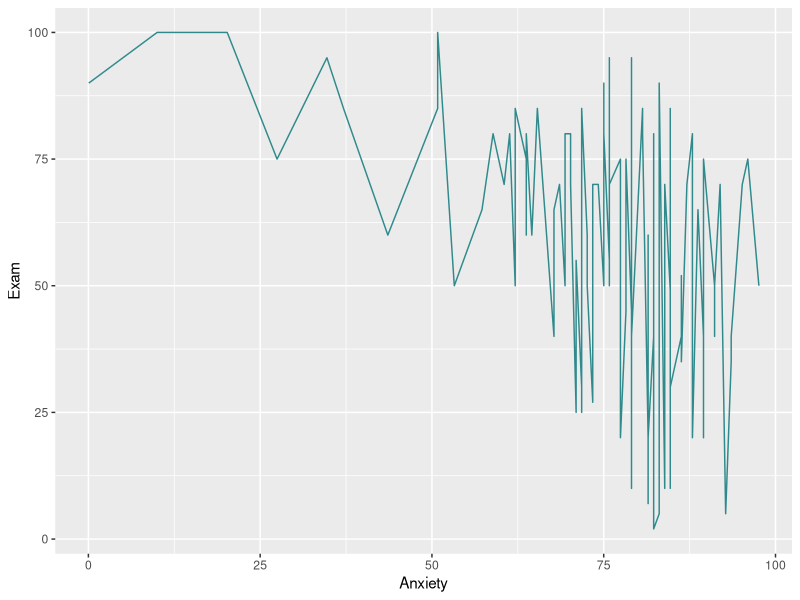
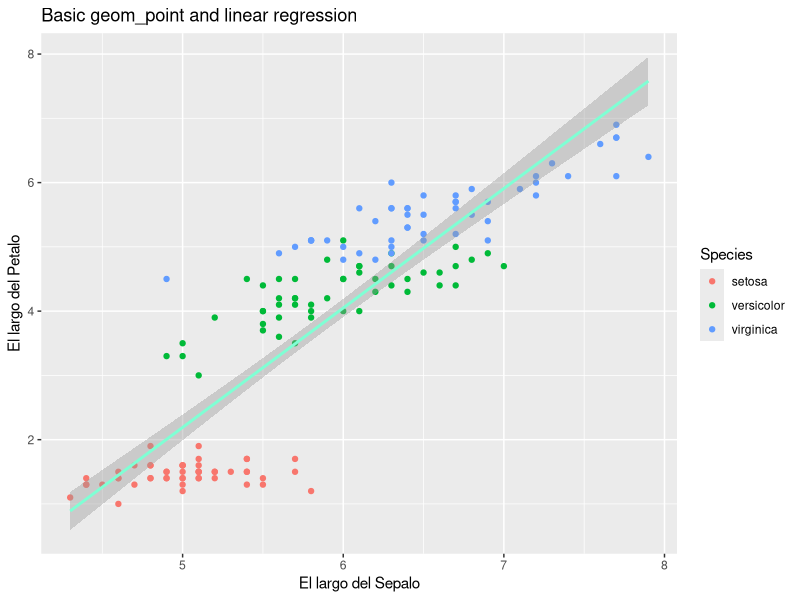
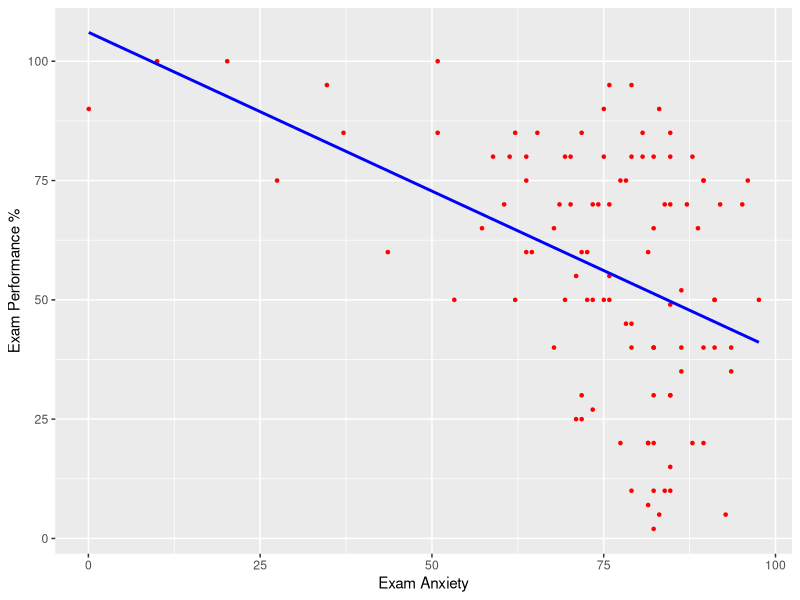
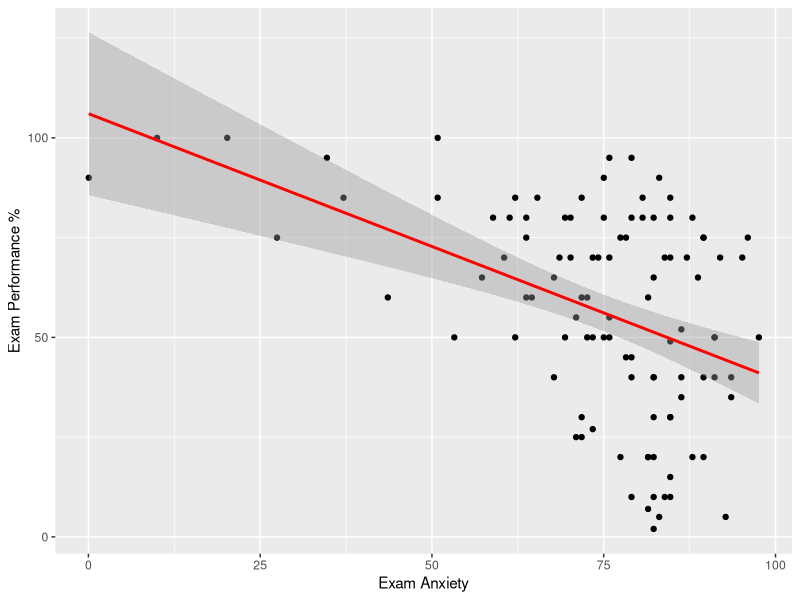
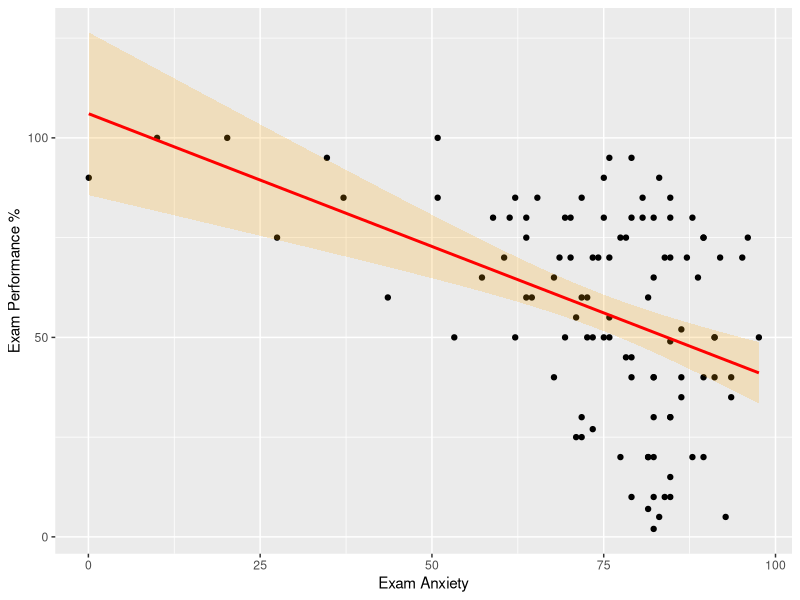
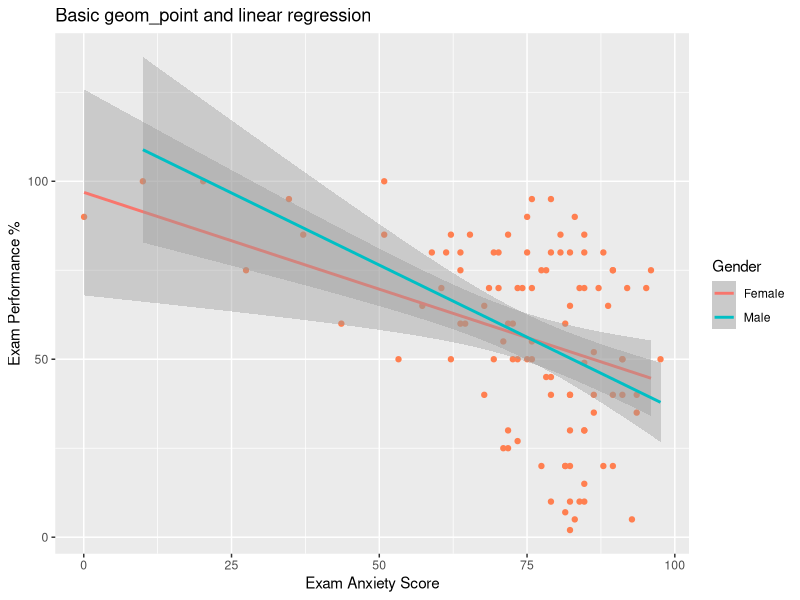
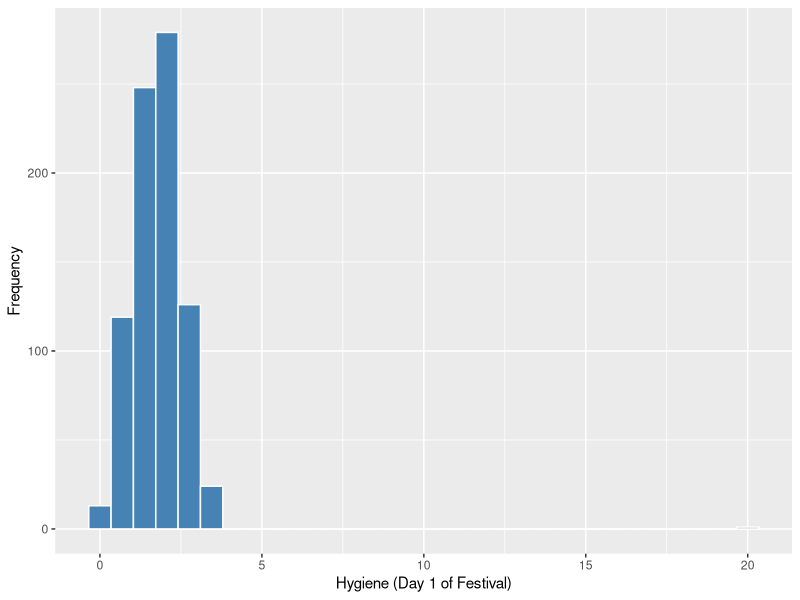
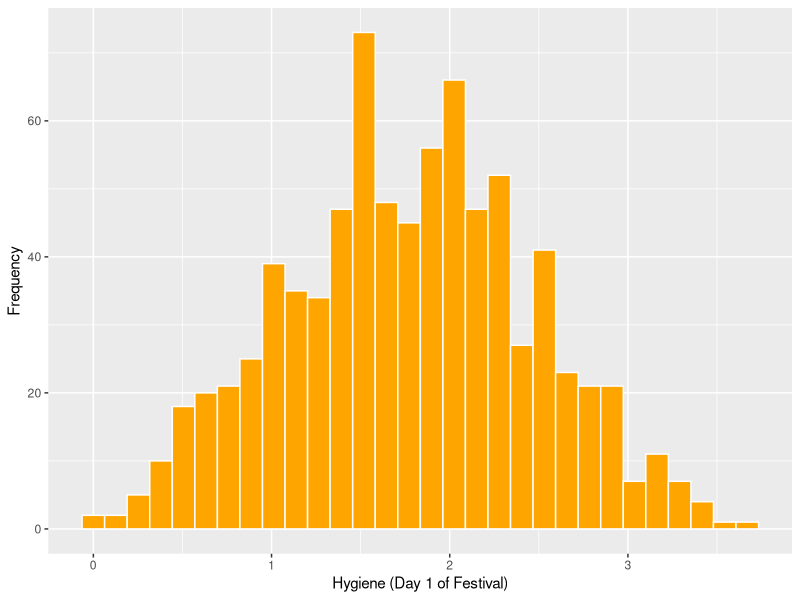

Generate these figures, in order, with R:
## ---- chunk 1
knitr::opts_chunk$set(echo = TRUE)
## ---- chunk 2
library(ggplot2)
library(Hmisc)
## ---- chunk 3
library(readr)
Exam_Anxiety <- read_csv("Data_files_csv/Exam Anxiety.csv")
## ---- chunk 4
head(Exam_Anxiety, n=1)
tail(Exam_Anxiety, n=2)
## ---- chunk 5

library(readr)
Anxiety <- Exam_Anxiety


examData = Anxiety
Exam_Anxiety = Anxiety
## ---- chunk 6

head(Exam_Anxiety)  #cuando no pone n=, se ve los primepors 6
tail(Exam_Anxiety, n=3)
## ---- chunk 7
x=c(1,2,3,4,5,6,7,8,9,10, 1100)
d=c(2:100)
mean(x)
mean(d)
d
## ---- chunk 8
range(d)
median(x)
## ---- chunk 9
quantile(x)




quantile(x, probs = c(0.015, 0.25, 0.50,.75, .975)) #Selecionar los quantiles.  
## ---- chunk 10
mean(Exam_Anxiety$Revise)
range(Exam_Anxiety$Revise)
## ---- chunk 11
y=rnorm(1001)
y

quantile(y)
probs = c(0.01, 0.10, 0.50,.90)
## ---- chunk 12
library(ggplot2)
#names(Exam_Anxiety) # para seber el nombre de las columnas

ggplot(Exam_Anxiety, aes(y=Exam, x=Anxiety))+ 
  geom_line(colour="#308A8C")

## ---- chunk 13
tail(iris)


ggplot(iris, aes(Sepal.Length, Petal.Length)) +
      geom_point(aes(col = Species)) +
  geom_smooth(method="lm", colour="aquamarine") +  # lm is for linear model 
  labs(x = "El largo del Sepalo", y = "El largo del Petalo")+
  ggtitle("Basic geom_point and linear regression")


# How to add a title, "ggtitle"

# How to save a Graph

ggsave("Iris_size.png") # .jpeg/.jpg/.tiff



## ---- chunk 14

#Simple scatter with regression line
scatter <- ggplot(examData, aes(Anxiety, Exam))
scatter + geom_point(shape=20, colour="red") + 
          geom_smooth(method = "lm", colour = "blue", se = F) +  # se = F, remueve el intervalo de confianza
  labs(x = "Exam Anxiety", y = "Exam Performance %")

## ---- chunk 15
scatter <- ggplot(examData, aes(Anxiety, Exam))
scatter + geom_point() + 
          geom_smooth(method = "lm", colour = "Red")+ 
  labs(x = "Exam Anxiety", y = "Exam Performance %") 
## ---- chunk 16
scatter <- ggplot(examData, aes(Anxiety, Exam))
scatter + geom_point() + 
  geom_smooth(method = "lm", colour = "Red", alpha = 0.2, fill = "orange") + 
  labs(x = "Exam Anxiety", y = "Exam Performance %") 
## ---- chunk 17
names(Exam_Anxiety)
ggplot(Exam_Anxiety, aes(y=Exam, x=Anxiety, colour=Gender))+ 
  geom_point(colour="coral")+
  geom_smooth(method="lm") +  # lm is for linear model 
  labs(x = "Exam Anxiety Score", y = "Exam Performance %")+
  ggtitle("Basic geom_point and linear regression")

## ---- chunk 18
library(readr)
DownloadFestival <- read_csv("Data_files_csv/DownloadFestival.csv")

FD=DownloadFestival
head(FD)  # ver las 6 primeras filas
length(FD$ticknumb)  # cuantas filas
## ---- chunk 19
head(FD, n=2)
tail(FD)

## ---- chunk 20
head(FD)
 ggplot(FD, aes(day1))+ 
  geom_histogram(colour="white", fill="steelblue") + 
  labs(x = "Hygiene (Day 1 of Festival)", y = "Frequency")

  summary(DownloadFestival)
#binwidth = 0.6, fill="orange", colour="white"
## ---- chunk 21
Festivalday1=subset(DownloadFestival, day1<5)
summary(Festivalday1)
## ---- chunk 22
festivalHistogram <- ggplot(Festivalday1, aes(day1))
festivalHistogram + 
  geom_histogram(fill="orange", colour="white") + 
  labs(x = "Hygiene (Day 1 of Festival)", y = "Frequency")

## ---- chunk 23

festivalBoxplot <- ggplot(Festivalday1, aes(x=1,y=day1))
festivalBoxplot + geom_boxplot() + labs(x = "Gender", y = "Hygiene (Day 1 of Festival)")


## ---- chunk 24
names(Festivalday1)
festivalBoxplot <- ggplot(Festivalday1, aes(x=gender,y=day2, colour=gender))
festivalBoxplot + 
  geom_point()+
  geom_boxplot(fill="yellow", alpha=0.1) + 
  labs(x = "Gender", y = "Hygiene (Day 2 of Festival)")


## ---- chunk 25
#--------OUTLIERS----------


outlierSummary<-function(variable, digits = 2){
  
  zvariable<-(variable-mean(variable, na.rm = TRUE))/sd(variable, na.rm = TRUE)
  
  outlier95<-abs(zvariable) >= 1.96  # error de 95%
  outlier99<-abs(zvariable) >= 2.58   # error de 99%
  outlier999<-abs(zvariable) >= 3.29  # error de 99.9%
  
  ncases<-length(na.omit(zvariable))
  
  percent95<-round(100*length(subset(outlier95, outlier95 == TRUE))/ncases, digits)
  percent99<-round(100*length(subset(outlier99, outlier99 == TRUE))/ncases, digits)
  percent999<-round(100*length(subset(outlier999, outlier999 == TRUE))/ncases, digits)
  
  cat("Absolute z-score greater than 1.96 = ", percent95, "%", "\n")
  cat("Absolute z-score greater than 2.58 = ",  percent99, "%", "\n")
  cat("Absolute z-score greater than 3.29 = ",  percent999, "%", "\n")
}

outlierSummary(FD$day3)
## ---- chunk 26

library(ggplot2)
ggplot(FD, aes(gender, day1))+ geom_boxplot()

## ---- chunk 27

Festivalday1
ggplot(Festivalday1, aes(gender, day1))+ geom_boxplot()

## ---- chunk 28

library(Hmisc) # you need this package to add the confidence interval

library(readr)
Hiccups <- read_csv("Data_files_csv/Hiccups.csv")
## ---- chunk 29
#hiccupsData=Hiccups

hiccups<-stack(Hiccups) # to reorganize the data in two columns 
head(hiccups)
tail(hiccups)
names(hiccups)=c("Num_Hiccups","Intervention") # change the names of columns
#hiccups$Intervention_Factor <- factor(hiccups$Intervention, levels = hiccups$Intervention)
head(hiccups)
## ---- chunk 30
ggplot(hiccups, aes(y=Num_Hiccups,x=Intervention))+ 
  stat_summary(fun.y = "mean", geom = "point") + 
  stat_summary(fun.y = "mean", geom = "line", aes(group = 1),colour = "Red", linetype = "dashed") +      
  stat_summary(fun.data = mean_cl_boot, geom = "errorbar", width = 0.2, colour="blue") + 
  labs(x = "Intervention", y = "Mean Number of Hiccups")
## ---- chunk 31
ggplot(hiccups, aes(y=Num_Hiccups,x=Intervention))+ 
  stat_summary(fun.y = mean, geom = "point") + 
  stat_summary(fun.y = mean, geom = "line", aes(group = 1),colour = "Red", linetype = "dashed") +      
  stat_summary(fun.data = mean_cl_boot, geom = "errorbar", width = 0.2, colour="blue") + 
  labs(x = "Intervention", y = "Mean Number of Hiccups")
